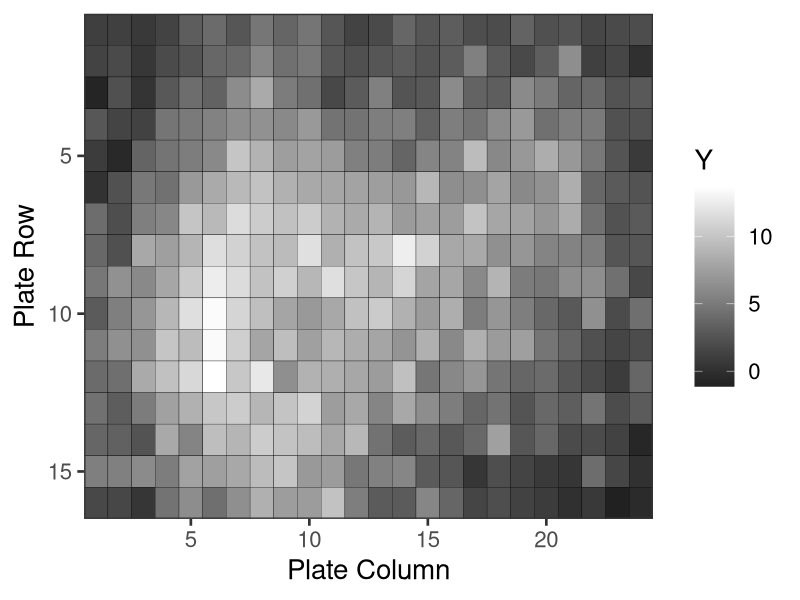

R code for this plot:
library(dplyr)
library(ggplot2)

d_plot <- read.csv('input/data-2Dmesh.csv', header=FALSE) %>% 
  mutate(i=1:16) %>% 
  magrittr::set_colnames(c(1:24, 'i')) %>% 
  tidyr::pivot_longer(cols=-i, names_to='j', values_to='Y') %>% 
  mutate(j=as.integer(j))

p <- ggplot(data=d_plot, aes(x=j, y=i, z=Y, fill=Y)) +
  theme_bw(base_size=20) +
  theme(legend.key.size=grid::unit(2.0, 'lines'), panel.background=element_blank()) +
  geom_tile(color='black') +
  scale_fill_gradient2(midpoint=median(d_plot$Y), low='black', mid='gray50', high='white') +
  scale_y_reverse(limits=c(16.5, 0.5), breaks=c(5,10,15)) +
  xlab('Plate Column') + ylab('Plate Row') +
  coord_cartesian(xlim=c(0.5, 24.5), expand=FALSE)
ggsave(p, file='output/fig12-9.png', dpi=300, w=6.5, h=4)
